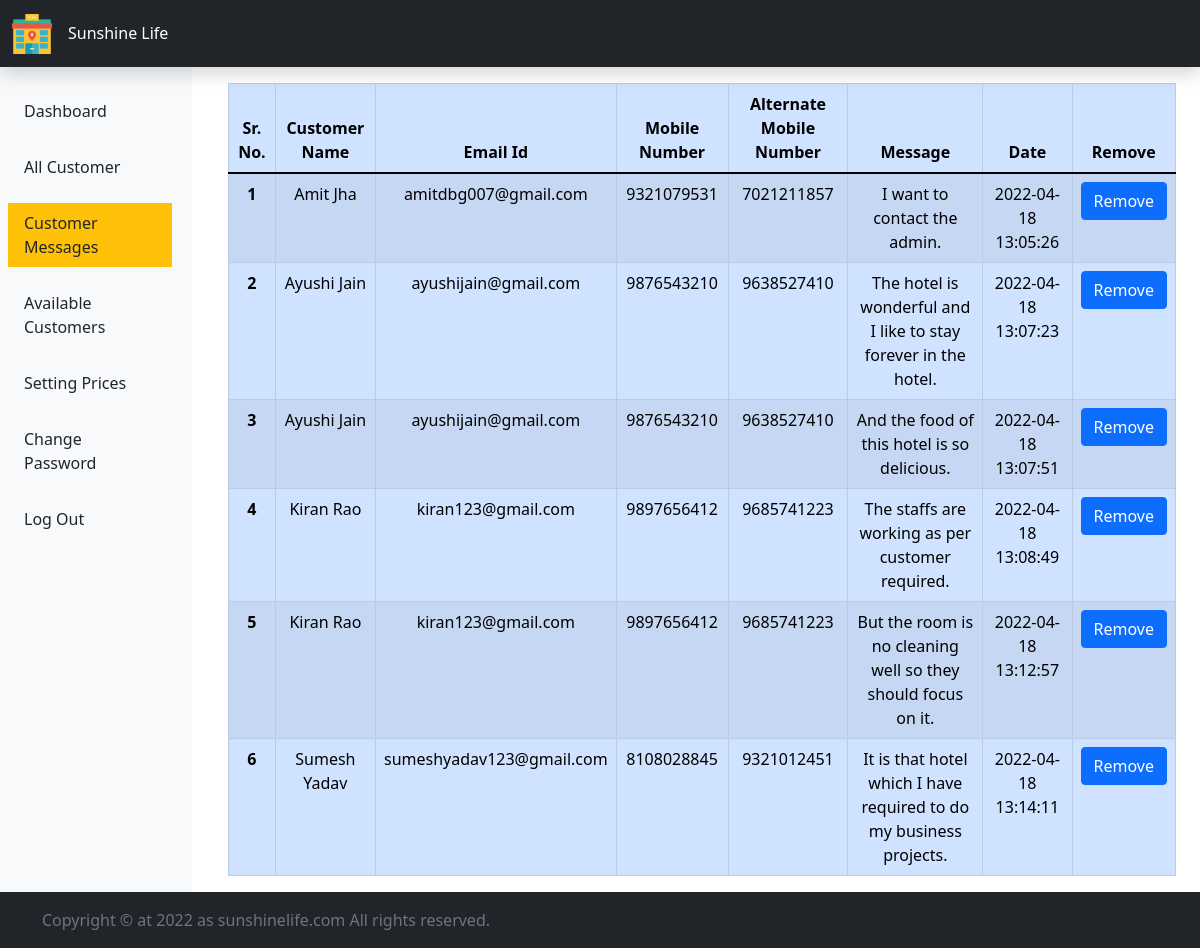
Page /admin/customer_messages.php (signed in) on the committed database.
### tables this page shows
CREATE TABLE `customer_message` (
  `sr_no` int(11) NOT NULL,
  `first_name` varchar(50) NOT NULL,
  `last_name` varchar(50) NOT NULL,
  `mobile_number` bigint(20) NOT NULL,
  `alternate_mobile_number` bigint(20) NOT NULL,
  `email_id` varchar(50) NOT NULL,
  `message` text NOT NULL,
  `Date` datetime NOT NULL DEFAULT current_timestamp()
);

### admin/customer_messages.php (the view, shortened to what this page needs)
<?php
    include "includes/header.php";
?>
<div class="col-sm-10">
        <div class="container">
        <table class="table table-responsive table-bordered table-striped table-primary mt-3">
            <thead>
                <tr>
                    <th scope="col" class="text-center">Sr. No.</th>
                    <th scope="col" class="text-center">Customer Name</th>
                    <th scope="col" class="text-center">Email Id</th>
                    <th scope="col" class="text-center">Mobile Number</th>
                    <th scope="col" class="text-center">Alternate Mobile Number</th>
                    <th scope="col" class="text-center">Message</th>
                    <th scope="col" class="text-center">Date</th>
                    <th scope="col" class="text-center">Remove</th>
                </tr>
            </thead>
            <tbody>
                <?php
                    include "conn.php";
                    $sql = "SELECT * FROM `customer_message`";
                    $result = mysqli_query($conn, $sql);
                    $num = mysqli_num_rows($result);
                    if($num>0){
                        $i = 0;
                        while($rows = mysqli_fetch_assoc($result)){
                            $i++;
                            echo "<tr>
                            <th scope='row' class='text-center'>".$i."</th>
                            <td class='text-center'>".$rows['first_name']." ".$rows["last_name"]."</td>
                            <td class='text-center'>".$rows['email_id']."</td>
                            <td class='text-center'>".$rows['mobile_number']."</td>
                            <td class='text-center'>".$rows['alternate_mobile_number']."</td>
                            <td class='text-center'>".$rows['message']."</td>
                            <td class='text-center'>".$rows['Date']."</td>
                            <td class='text-center'><form action='remove_messages.php' method='post'><input type='hidden' name='sr_no' value='".$rows['sr_no']."'><input type='submit' class='btn btn-primary text-white remove-customer-hover' name='remove' value='Remove' /></form></td>
                            </tr>";
                        }
                    }
                    ?>
            </tbody>
        </table>
        </div>
    </div>
</div>
<?php
    include "includes/footer.php";
?>

### rows in the picture
customer_message: first_name "Amit", last_name "Jha", email "amitdbg007@gmail.com", mobile_number "9321079531", alternate_mobile_number "7021211857", message "I want to contact the admin.", Date "2022-04-18 13:05:26"
customer_message: first_name "Ayushi", last_name "Jain", email "ayushijain@gmail.com", mobile_number "9876543210", alternate_mobile_number "9638527410", message "The hotel is wonderful and I like to stay forever in the hotel.", Date "2022-04-18 13:07:23"
customer_message: first_name "Ayushi", last_name "Jain", email "ayushijain@gmail.com", mobile_number "9876543210", alternate_mobile_number "9638527410", message "And the food of this hotel is so delicious.", Date "2022-04-18 13:07:51"
customer_message: first_name "Kiran", last_name "Rao", email "kiran123@gmail.com", mobile_number "9897656412", alternate_mobile_number "9685741223", message "The staffs are working as per customer required.", Date "2022-04-18 13:08:49"
customer_message: first_name "Kiran", last_name "Rao", email "kiran123@gmail.com", mobile_number "9897656412", alternate_mobile_number "9685741223", message "But the room is no cleaning well so they should focus on it.", Date "2022-04-18 13:12:57"
customer_message: first_name "Sumesh", last_name "Yadav", email "sumeshyadav123@gmail.com", mobile_number "8108028845", alternate_mobile_number "9321012451", message "It is that hotel which I have required to do my business projects.", Date "2022-04-18 13:14:11"
